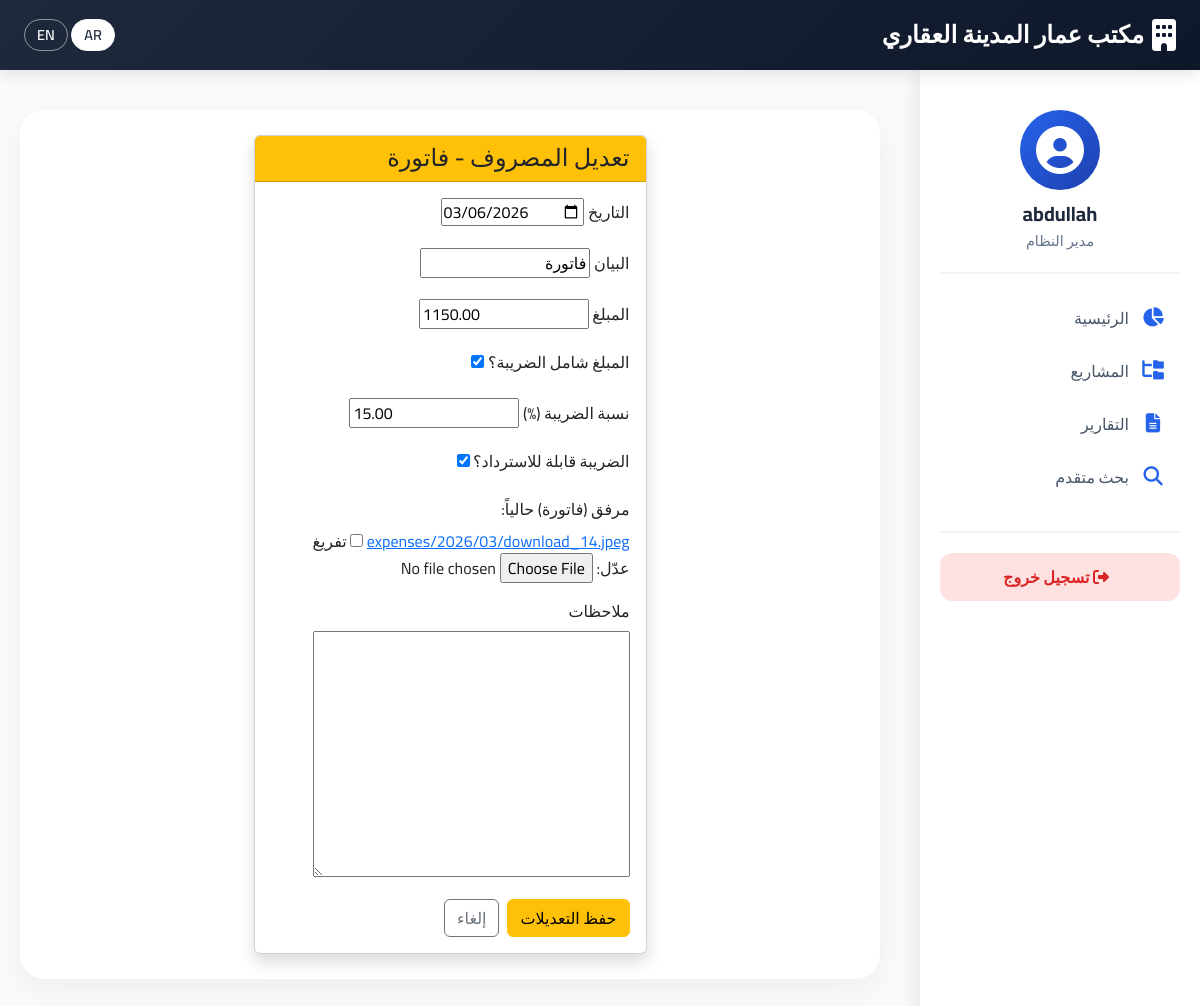
Screenshot of /edit/expense/3/ (signed in) with the database file from the repository.
### rentals/models.py (models this page shows, shortened)
class Expense(models.Model):
    sub_category = models.ForeignKey(SubCategory, on_delete=models.CASCADE, related_name='expenses', verbose_name="القسم الداخلي")
    date = models.DateField(verbose_name="تاريخ المصروف")
    description = models.CharField(max_length=255, verbose_name="البيان")
    amount = models.DecimalField(max_digits=12, decimal_places=2, verbose_name="المبلغ (شامل الضريبة إن وجدت)")
    has_tax = models.BooleanField(default=False, verbose_name="المبلغ شامل الضريبة؟")
    tax_rate = models.DecimalField(max_digits=5, decimal_places=2, default=15.00, validators=[MinValueValidator(0), MaxValueValidator(100)], verbose_name="نسبة الضريبة (%)")
    tax_refundable = models.BooleanField(default=False, verbose_name="الضريبة قابلة للاسترداد؟")
    attachment = models.FileField(upload_to='expenses/%Y/%m/', verbose_name="مرفق (فاتورة)", blank=True, null=True)
    notes = models.TextField(blank=True, verbose_name="ملاحظات")
    created_at = models.DateTimeField(auto_now_add=True)
    class Meta:
        verbose_name = "مصروف"
        verbose_name_plural = "المصروفات"
        ordering = ['-date']

### rentals/views.py (the view)
# urls.py: path('edit/expense/<int:pk>/', views.edit_expense, name='edit_expense'),
@login_required
@permission_required('rentals.change_expense', raise_exception=True)
def edit_expense(request, pk):
    expense = get_object_or_404(Expense, pk=pk)
    if request.method == 'POST':
        form = ExpenseForm(request.POST, request.FILES, instance=expense)
        if form.is_valid():
            form.save()
            messages.success(request, _('تم تعديل المصروف بنجاح.'))
            return redirect('subcategory_detail', pk=expense.sub_category.id)
    else:
        form = ExpenseForm(instance=expense)
    return render(request, 'rentals/edit_expense.html', {'form': form, 'expense': expense})

### rentals/forms.py
class ExpenseForm(forms.ModelForm):
    class Meta:
        model = Expense
        fields = ['date', 'description', 'amount', 'has_tax', 'tax_rate', 'tax_refundable', 'attachment', 'notes']
        labels = {
            'date': _('التاريخ'),
            'description': _('البيان'),
            'amount': _('المبلغ'),
            'has_tax': _('المبلغ شامل الضريبة؟'),
            'tax_rate': _('نسبة الضريبة (%)'),
            'tax_refundable': _('الضريبة قابلة للاسترداد؟'),
            'attachment': _('مرفق (فاتورة)'),
            'notes': _('ملاحظات'),
        }
        widgets = {
            'date': forms.DateInput(attrs={'type': 'date'}),
        }
    def __init__(self, *args, **kwargs):
        super().__init__(*args, **kwargs)
        self.fields['notes'].required = False
        self.fields['tax_rate'].required = False
        self.fields['tax_refundable'].required = False
        self.fields['attachment'].required = False

### rentals/templates/rentals/edit_expense.html (shortened to what this page needs)
{% extends 'rentals/base.html' %}
{% load i18n %}
{% block content %}
<div class="row justify-content-center">
    <div class="col-md-8 col-lg-6">
        <div class="card shadow">
            <div class="card-header bg-warning text-dark">
                <h4 class="mb-0">{% trans "تعديل المصروف" %} - {{ expense.description }}</h4>
            </div>
            <div class="card-body">
                <form method="post" enctype="multipart/form-data">
                    {% for field in form %}
                        <div class="mb-3">
                            <label for="{{ field.id_for_label }}" class="form-label">{{ field.label }}</label>
                            {{ field }}
                        </div>
                    {% endfor %}
                    <div class="d-flex gap-2">
                        <button type="submit" class="btn btn-warning">
                             {% trans "حفظ التعديلات" %}
                        </button>
                        <a href="{% url 'subcategory_detail' expense.sub_category.id %}" class="btn btn-outline-secondary">
                            {% trans "إلغاء" %}
                        </a>
                    </div>
                </form>
            </div>
        </div>
    </div>
</div>
{% endblock %}

### rentals/templates/rentals/base.html (shortened to what this page needs)
<!DOCTYPE html>
{% load static i18n %}
<html lang="ar" dir="rtl">
<head>
    <link rel="stylesheet" href="https://cdn.jsdelivr.net/npm/bootstrap@5.3.2/dist/css/bootstrap.rtl.min.css">
    <link rel="stylesheet" href="https://cdnjs.cloudflare.com/ajax/libs/font-awesome/6.5.1/css/all.min.css">
</head>
<body>
    <nav class="navbar navbar-custom">
        <div class="container-fluid px-4">
            <a class="navbar-brand" href="{% url 'home' %}">
                <i class="fas fa-building"></i>
                مكتب عمار المدينة العقاري
            </a>
            <div class="language-switcher">
                <form action="{% url 'set_language' %}" method="post" class="d-inline">
                    <button type="submit" name="language" value="ar" class="btn btn-sm btn-light">AR</button>
                    <button type="submit" name="language" value="en" class="btn btn-sm btn-outline-light">EN</button>
                </form>
            </div>
        </div>
    </nav>
    <div class="sidebar" id="sidebar">
        <div class="user-info">
            <div class="avatar">
                <i class="fas fa-user-circle"></i>
            </div>
            <h5>{{ user.get_username|default:"زائر" }}</h5>
            <p>{% if user.is_superuser %}مدير النظام{% else %}مستخدم{% endif %}</p>
        </div>
        <ul class="sidebar-menu">
            <li>
                <a href="{% url 'home' %}" {% if request.path == '/' %}class="active"{% endif %}>
                    <i class="fas fa-chart-pie"></i> الرئيسية
                </a>
            </li>
            <li>
                <a href="{% url 'main_categories' %}" {% if '/categories/' in request.path %}class="active"{% endif %}>
                    <i class="fas fa-folder-tree"></i> المشاريع
                </a>
            </li>
            <li>
                <a href="{% url 'reports_dashboard' %}" {% if '/reports/' in request.path %}class="active"{% endif %}>
                    <i class="fas fa-file-alt"></i> التقارير
                </a>
            </li>
            <li>
                <a href="{% url 'advanced_search' %}" {% if '/search/' in request.path %}class="active"{% endif %}>
                    <i class="fas fa-search"></i> بحث متقدم
                </a>
            </li>
        </ul>
        <div class="sidebar-footer">
            {% if user.is_authenticated %}
            <a href="{% url 'logout' %}" class="logout-btn">
                <i class="fas fa-sign-out-alt ms-2"></i> تسجيل خروج
            </a>
            {% else %}
            <a href="{% url 'login' %}" class="btn btn-primary-custom w-100 py-2">
                <i class="fas fa-sign-in-alt ms-2"></i> دخول
            </a>
            {% endif %}
        </div>
    </div>
    <div class="main-content" id="mainContent">
        <div class="content-card">
            {% block content %}{% endblock %}
        </div>
    </div>
</body>
</html>

### rentals/templates/rentals/base.html (style rules this page uses)
* { font-family: 'Cairo', sans-serif; }
body { background-color: #f8fafc; margin: 0; padding: 0; }
.navbar-custom { background: linear-gradient(135deg, #1e293b, #0f172a); box-shadow: 0 4px 15px rgba(0,0,0,0.1); padding: 12px 0; position: fixed; top: 0; left: 0; right: 0; z-index: 1030; height: 70px; }
.navbar-custom .navbar-brand { color: white; font-weight: 700; font-size: 1.5rem; display: flex; align-items: center; gap: 8px; }
.navbar-custom .navbar-brand i { font-size: 2rem; }
.language-switcher .btn { border-radius: 20px; padding: 4px 12px; font-size: 0.9rem; font-weight: 600; }
.language-switcher .btn-light { background: white; color: #1e293b; }
.language-switcher .btn-outline-light { border-color: rgba(255,255,255,0.5); color: white; }
.sidebar { position: fixed; top: 70px; right: 0; bottom: 0; width: 280px; background: white; box-shadow: -4px 0 20px rgba(0,0,0,0.08); padding: 20px; overflow-y: auto; transition: 0.3s; z-index: 1020; }
.sidebar .user-info { text-align: center; padding: 20px 0; border-bottom: 2px solid #f1f5f9; margin-bottom: 20px; }
.sidebar .user-info .avatar { width: 80px; height: 80px; background: linear-gradient(135deg, #2563eb, #1e40af); border-radius: 50%; display: flex; align-items: center; justify-content: center; margin: 0 auto 12px; }
.sidebar .user-info .avatar i { font-size: 3rem; color: white; }
.sidebar .user-info h5 { color: #1e293b; font-weight: 700; margin-bottom: 4px; }
.sidebar .user-info p { color: #64748b; font-size: 0.9rem; margin: 0; }
.sidebar-menu { list-style: none; padding: 0; margin: 0; }
.sidebar-menu li { margin-bottom: 5px; }
.sidebar-menu a { display: flex; align-items: center; padding: 12px 15px; color: #475569; text-decoration: none; border-radius: 12px; transition: 0.2s; font-weight: 500; }
.sidebar-menu a i { margin-left: 12px; width: 24px; text-align: center; color: #2563eb; font-size: 1.2rem; }
.sidebar-footer { margin-top: 30px; padding-top: 20px; border-top: 2px solid #f1f5f9; }
.logout-btn { display: block; padding: 12px; background: #fee2e2; color: #dc2626; text-align: center; text-decoration: none; border-radius: 12px; font-weight: 600; transition: 0.2s; }
.main-content { margin-right: 300px; margin-top: 90px; padding: 20px; min-height: 100vh; transition: margin-right 0.3s; }
.content-card { background: white; border-radius: 24px; box-shadow: 0 10px 30px rgba(0,0,0,0.05); padding: 25px; margin-bottom: 25px; }

### rows the page displays
Expense: description "فاتورة", form "03/06/2026" "فاتورة" "1150.00" "☑" "15.00" "☑"

### other values shown
{{ user.get_username|default:"زائر" }} "abdullah"
{{ field.label }} "التاريخ" "البيان" "المبلغ" "المبلغ شامل الضريبة؟" "نسبة الضريبة (%)" "الضريبة قابلة للاسترداد؟" "مرفق (فاتورة)" "ملاحظات"
